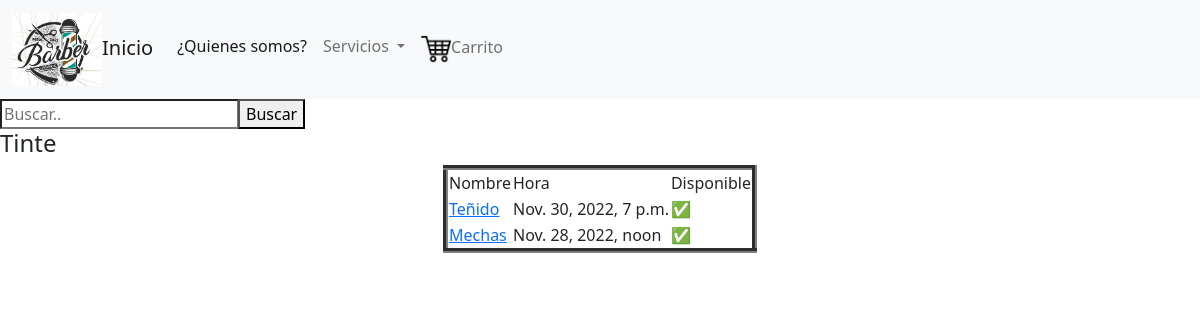
The page /servicios/tinte on the database its author committed.
### barbershopApp/models.py (models this page shows)
class Tinte(models.Model):
    nombre = models.CharField(max_length=100, blank=False, null=False)
    hora = models.DateTimeField(null=False)
    disponible = models.BooleanField(blank=False, null=False)
    imagen = models.ImageField(upload_to='barbershopApp/static/media', null=False, blank=False)
    descripcion = models.TextField(max_length=255, blank=False, null=False)
    precio = models.FloatField(null = False, blank=False)

### barbershopApp/views.py (the view)
# urls.py: path('servicios/tinte', views.list_tintes, name = 'tintes'),
def list_tintes(request):
    queryset=request.GET.get("buscar")
    servicios = Tinte.objects.filter(
            Q(disponible = True))
    if queryset:
        servicios = Tinte.objects.filter(
            Q(nombre__icontains = queryset)
        ).distinct()
    return render(request, 'tintes/tinte.html', {'tintes' : servicios})

### barbershopApp/templates/tintes/tinte.html (shortened to what this page needs)
{% extends 'base.html' %}
{% block content %}
<div class="col-md-12 search">
    <form method="get">
      <div id="custom-search-input">
        <div class="input-group col-md-12">
          <input type="text" class="from-control" placeholder="Buscar.." name="buscar">
          <span class="input-group-list">
            <button type="submit" class="boton btn-success">Buscar</button>
          </span>
        </div>
      </div>
    </form>
</div>
<h4>Tinte</h4>
<div>
    {% if tintes.count > 0 %}
    <table border="5" style="margin: 0 auto;">
        <tr>
            <td>Nombre</td>
            <td>Hora</td>
            <td>Disponible</td>
        </tr>
        {% for s in tintes %}
            <tr>
                <td><a href="{% url 'tintes' %}/{{s.id}}">{{s.nombre}}</a></td>
                <td>{{s.hora}}</td>
                {% if s.disponible == True %}
                <td>✅</td>
                {% else %}
                <td>❌</td>
                {% endif %}
            </tr>
            {% endfor %}
        </table>
        {% endif %}
    </div>
{% endblock %}

### rows shown on the page
Tinte: nombre "Teñido", hora "Nov. 30, 2022, 7 p.m."
Tinte: nombre "Mechas", hora "Nov. 28, 2022, noon"
